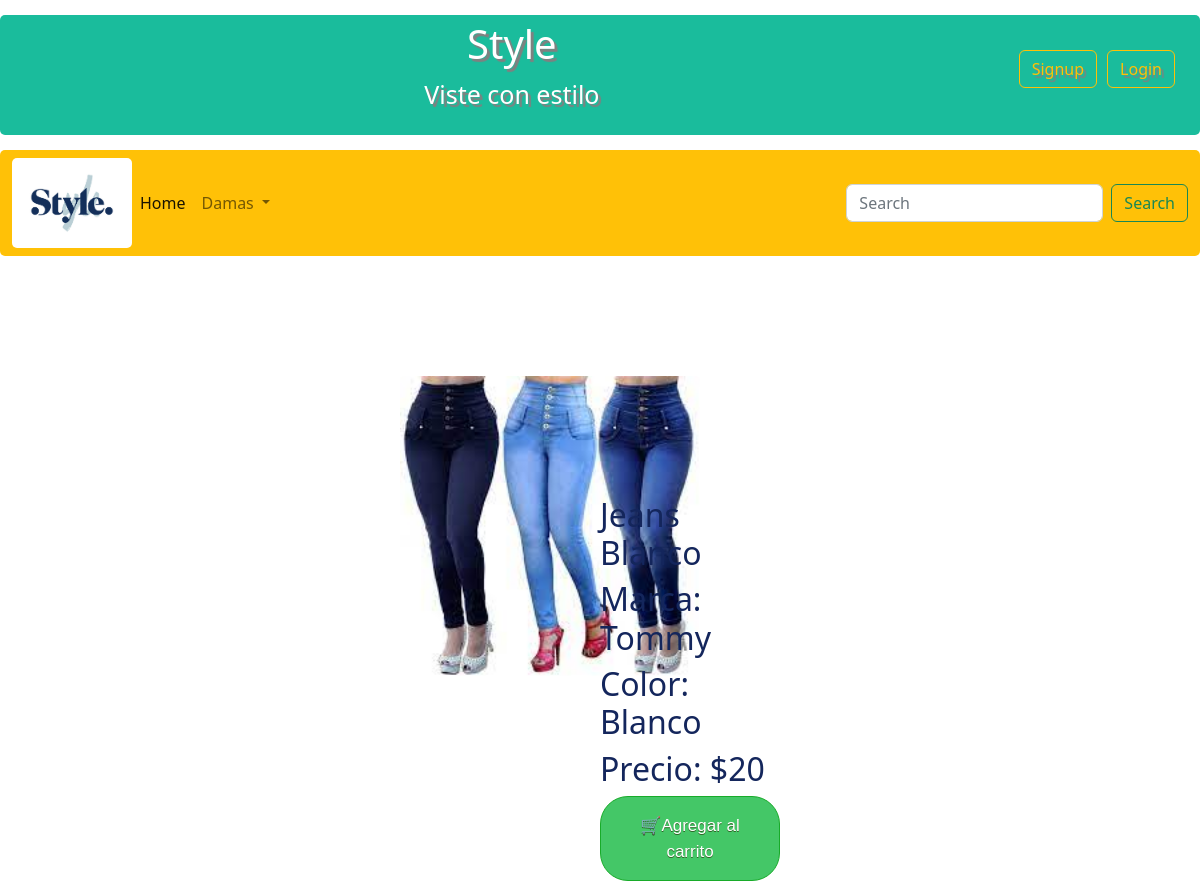
Screenshot of /tommy/ with the database file from the repository.
### store/models.py (models this page shows, shortened)
class productos(models.Model):
    marca = models.CharField(max_length=200)
    color = models.CharField(max_length=200)
    descripcion = models.CharField(max_length=200)
    precio = models.IntegerField()

### store/views.py (the view)
# urls.py: path('tommy/', views.tommy, name='tommy'),
def tommy(request):
    t = productos.objects.filter(id="4")
    return render(request, 'db-temp/tommy.html', {
        't': t
    })

### store/templates/db-temp/tommy.html (shortened to what this page needs)
{% load static %}
<!DOCTYPE html>
<html lang="en">
<head>
    <link rel="stylesheet" href= '{% static "css/estilo1.css"%}'/>
    <link rel="stylesheet" href= '{% static "css/bootstrap.min.css"%}'/>
</head>
<body>
    <div class="header" >
      <div>
        <a type="button" href="{% url 'login' %}" class="btn btn-outline-warning" style="float:right; margin:30px 20px 0px 0px ";>Login</a>
        <a type="button" href="{% url 'signup' %}" class="btn btn-outline-warning" style="float:right;  margin:30px 10px 0px 0px ";>Signup</a>
      </div>
      <div id="brand">
        <h1 id=Style>Style</h1>
        <p>Viste con estilo</p>
      </div>
    </div>
    <nav class="navbar navbar-expand-lg bg-warning">
        <div class="container-fluid">
            <img src= '{% static "Carrusel y logo/logo.jpg"%}' alt="Bootstrap" width="120" height="90">
          <div class="collapse navbar-collapse" id="navbarSupportedContent">
            <ul class="navbar-nav me-auto mb-2 mb-lg-0">
              <li class="nav-item">
                <a class="nav-link active" aria-current="page" href="{% url 'home' %}">Home</a>
              </li>
              <li class="nav-item dropdown">
                <a class="nav-link dropdown-toggle" href="#" role="button" data-bs-toggle="dropdown" aria-expanded="false">
                  Damas
                </a>
              </li>
            </ul>
            <form class="d-flex" role="search">
              <input class="form-control me-2" type="search" placeholder="Search" aria-label="Search">
              <button class="btn btn-outline-success" type="submit">Search</button>
            </form>
          </div>
        </div>
      </nav>
    <div style="display:inline; margin-left:-20px;">
      <img src='{% static "Damas/Panatalones-Dama/pantalondama4.jpg" %}' alt="galeriacamisas"  width="300px" height="auto" style="margin: 10% 0px 0px 35%; position:relative;">
      {% for x in t %}
      <div  style="float:right; color:#14265c; padding: 20% 35% 0% 10%; margin: -35% 0% 0% 40%; position:absolute">
          <h2>{{x.descripcion}}</h2>
          <h2>Marca: {{x.marca}}</h2>
          <h2>Color: {{x.color}}</h2>
          <h2>Precio: ${{x.precio}}</h2>
          <button class="myButton">🛒Agregar al carrito</button>
      </div>
      {% endfor %}
    </div>

### store/static/css/estilo1.css (style rules this page uses)
* { border-radius: 5px; }
.header { padding: 5px; text-align: center; text-shadow: 3px 3px 1px gray; background: #1abc9c; color: white; font-size: 25px; margin-bottom: 15px; margin-top : 15px; }
#brand { display:inline-block; animation-name: text; animation-duration: 4s; animation-iteration-count: 3; animation-delay: 4s; animation-direction: alternate; }
.myButton { background-color:#44c767; border-radius:28px; border:1px solid #18ab29; display:inline-block; cursor:pointer; color:#ffffff; font-family:Arial; font-size:17px; padding:16px 31px; text-decoration:none; text-shadow:0px 1px 0px #2f6627; }

### rows the page displays
productos: descripcion "Jeans Blanco", marca "Tommy", color "Blanco", precio "20"
